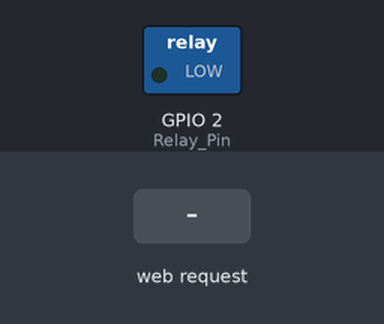
The sketch below on a simulated ESP8266 (NodeMCU). Parts: switched loads named in the sketch (green lamp = pin HIGH). The inputs (shaded band) are chosen by the test bench.

Above: at 1.2 s.
1.3 s: HTTP request GET /PlugON received
At 2.3 s:
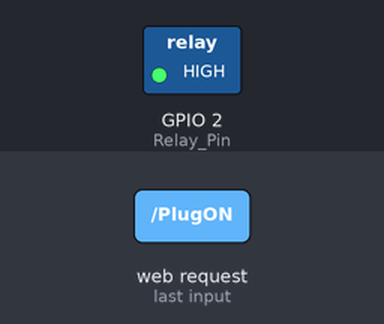
2.8 s: HTTP request GET /PlugOFF received
At 3.5 s:
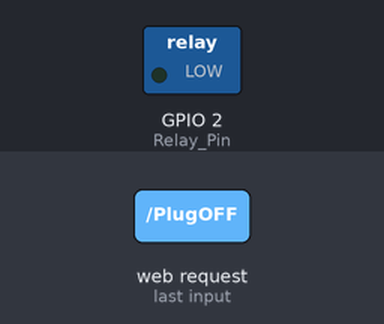
Timing chart, 0 to 5.8 s (numbered marks = the images above; inputs shaded):
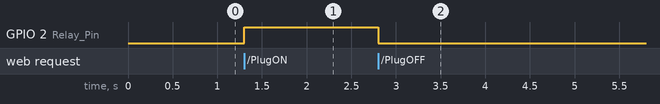

The sketch:

wifi_relay_controller.ino
```cpp
#include <ESP8266WiFi.h>
#include <WiFiClient.h>
#include <ESP8266WebServer.h>

// ***** WiFi Settings *****
const char ssid[] = "Sigma Relay Controler"; // WiFi SSID
const char password[] = "sigmaelectronics.ir"; // WiFi Password

// ***** Server Settings *****
WiFiServer server(80);

// ***** HTML Content *****
String header = "HTTP/1.1 200 OK\r\nContent-Type: text/html\r\n\r\n";
String html_1 = "<!DOCTYPE html><html><head><meta name='viewport' content='width=device-width, initial-scale=1.0'/><meta charset='utf-8'><style>body {font-size:140%;background-color: #112548;font-family:sans-serif} #main {display: table; margin: auto;  padding: 0 10px 0 10px; }  h2{text-align:center;color:#f89925; } h4{text-align:center; color:#f89925;} h5{text-align:center; color:#f89925} .button:hover{background-color: #f8cbcb;} .button { padding:15px 15px 15px 15px; width:100%;  background-color: #f89925; font-size: 100%;border: none;border-radius: 18px;font-family: sans-serif;}</style><title>Relay Control</title></head><body><div id='main'><h2>Relay Control</h2><br><h4>SigmaElectronics.ir</h4>";
String html_Plug = ""; // Dynamic content placeholder
String html_2 = "<form id='F1' action='PlugON'><input class='button' type='submit' value='LED ON' ></form><br>";
String html_3 = "<form id='F2' action='PlugOFF'><input class='button' type='submit' value='LED OFF' ></form><br>";
String html_4 = "</div></body></html>";

// ***** Pin Configuration *****
int Relay_Pin = 2; // Pin connected to the relay

// ***** Static IP Configuration *****
IPAddress PlugIP(192, 168, 4, 4);

// ***** Setup Function *****
void setup() {
  pinMode(Relay_Pin, OUTPUT); // Set relay pin as output

  // Configure and start WiFi Access Point
  WiFi.softAPConfig(PlugIP, PlugIP, IPAddress(255, 255, 255, 0)); // Static IP config
  WiFi.softAP(ssid, password); // Start the AP

  // Start the server
  server.begin();
}

// ***** Main Loop Function *****
void loop() {
  WiFiClient client = server.available(); // Check for incoming client
  if (!client) {
    return; // If no client, return
  }

  // Read client request
  String request = client.readStringUntil('\r');

  // ***** Handle Client Requests *****
  if (request.indexOf("PlugON") > 0) {
    digitalWrite(Relay_Pin, HIGH); // Turn relay ON
  } else if (request.indexOf("PlugOFF") > 0) {
    digitalWrite(Relay_Pin, LOW); // Turn relay OFF
  }

  // ***** Send Response to Client *****
  client.flush(); // Clear client buffer
  client.print(header);
  client.print(html_1);
  // client.print(html_Plug); // Uncomment if dynamic content is used
  client.print(html_2);
  client.print(html_3);
  client.print(html_4);

  delay(5); // Small delay to ensure the response is sent
}
```

Measured:
- after the input at 1.3 s, GPIO 2 (Relay_Pin): LOW → HIGH at once
- after the input at 2.8 s, GPIO 2 (Relay_Pin): HIGH → LOW at once
